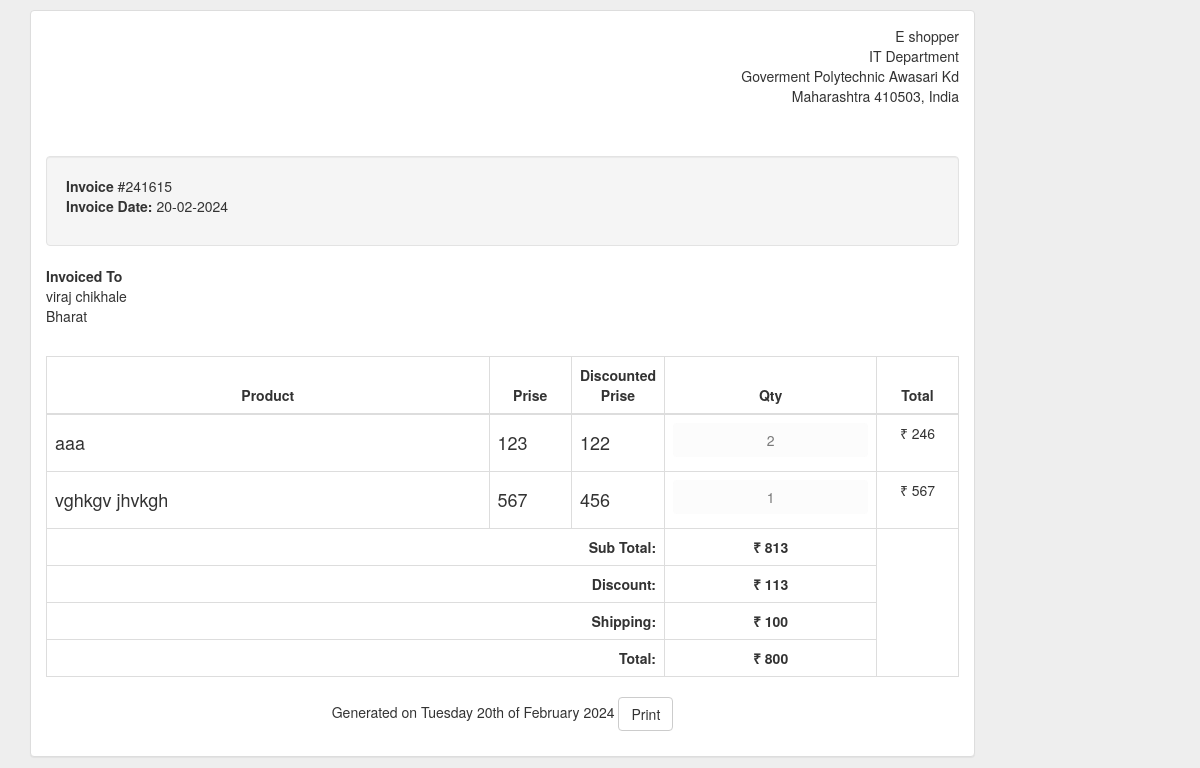
/ui/invoice.php (signed in), run on the app's committed database.
### tables this page shows
CREATE TABLE IF NOT EXISTS `customer_reg` (
  `id` int(11) NOT NULL AUTO_INCREMENT,
  `fname` varchar(20) NOT NULL,
  `lname` varchar(20) NOT NULL,
  `email` varchar(30) NOT NULL,
  `phone` varchar(10) NOT NULL,
  `password` varchar(50) NOT NULL,
  `address` varchar(90) NOT NULL,
  PRIMARY KEY (`id`)
);

CREATE TABLE IF NOT EXISTS `address` (
  `id` int(11) NOT NULL AUTO_INCREMENT,
  `cid` int(11) NOT NULL,
  `ad1` varchar(50) NOT NULL,
  `ad2` varchar(50) NOT NULL,
  `county` varchar(30) NOT NULL,
  `state` varchar(20) NOT NULL,
  `city` varchar(20) NOT NULL,
  `code` varchar(10) NOT NULL,
  PRIMARY KEY (`id`)
);

CREATE TABLE IF NOT EXISTS `cart` (
  `id` int(11) NOT NULL AUTO_INCREMENT,
  `cid` varchar(10) NOT NULL,
  `quantity` varchar(10) NOT NULL,
  `pid` varchar(10) NOT NULL,
  PRIMARY KEY (`id`)
);

CREATE TABLE IF NOT EXISTS `products` (
  `id` int(11) NOT NULL AUTO_INCREMENT,
  `name` varchar(50) NOT NULL,
  `category` varchar(20) NOT NULL,
  `type` varchar(100) NOT NULL,
  `img` varchar(50) NOT NULL,
  `oprise` int(50) NOT NULL,
  `dprise` int(50) NOT NULL,
  `description` varchar(50) NOT NULL,
  `aid` varchar(50) NOT NULL,
  `quantity` varchar(50) NOT NULL,
  PRIMARY KEY (`id`)
);

### ui/invoice.php (the view, shortened to what this page needs)
<!DOCTYPE html>
<html lang="en">
<head>
    <link href="https://netdna.bootstrapcdn.com/bootstrap/3.3.6/css/bootstrap.min.css" rel="stylesheet">
</head>
<body>
<?php
    $sql = "select * from `customer_reg` where email='".$_SESSION["user"]."'";
    $ur = mysql_fetch_array(mysql_query($sql));
    $sql1 = "select * from `address` where cid='".$ur["id"]."'";
    $ad = mysql_fetch_array(mysql_query($sql1));
	?>
<div class="container bootdey">
<div class="row invoice row-printable">
    <div class="col-md-10">
        <div class="panel panel-default plain" id="dash_0">
            <div class="panel-body p30">
                <div class="row">
                    <div class="col-lg-6">
                    </div>
                    <div class="col-lg-6">
                        <div class="invoice-from">
                            <ul class="list-unstyled text-right">
                                <li>E shopper</li>
                                <li>IT Department</li>
                                <li>Goverment Polytechnic Awasari Kd</li>
                                <li>Maharashtra 410503, India</li>
                                <br>
                                <br>
                            </ul>
                        </div>
                    </div>
                    <div class="col-lg-12">
                        <div class="invoice-details mt25">
                            <div class="well">
                                <ul class="list-unstyled mb0">
                                    <li><strong>Invoice</strong> #<?php echo(rand(100000,999999));?></li>
                                    <li><strong>Invoice Date:</strong><?php echo date(" d-m-Y") ?></li>
                                </ul>
                            </div>
                        </div>
                        <div class="invoice-to mt25">
                            <ul class="list-unstyled">
                                <li><strong>Invoiced To</strong></li>
                                <li><?php echo  $ur['fname']."  ".$ur['lname'];?></li>
                                <li><?php echo  $ad['county'];?></li>
                            </ul>
                        </div>
                        <br>
                        <div class="invoice-items">
                            <div class="table-responsive" style="overflow: hidden; outline: none;" tabindex="0">
                                <table class="table table-bordered" style="width:100%">
                                    <thead>
                                        <tr>
                                            <th class="text-center" style="width:60%">Product</th>
                                            <th class="text-center" style="width:10%">Prise</th>
                                            <th class="text-center" style="width:10%">Discounted Prise</th>
                                            <th class="text-center" style="width:10%">Qty</th>
                                            <th class="text-center" style="width:10%">Total</th>
                                        </tr>
                                    </thead>
                                    <tbody>
                                    <?php
                $res = mysql_query("select * from `cart` where cid='".$ur['id']."'");
                $total = 0;
                $subtotal_total = 0;
                $sudiscount = 0;
                while($row = mysql_fetch_array($res))
				    {
                        $prod = mysql_query("select * from `products` where id='".$row['pid']."'");
                        $pro = mysql_fetch_array($prod)
					?>
                <tr>
                    <td>
                        <div class="product-item">
                            <div class="product-info">
                                <h4 class="product-title"><?php echo $pro['name'];?></h4>
                            </div>
                        </div>
                    </td>
                    <td>
                        <div class="product-item">
                            <div class="product-info">
                                <h4 class="product-title">  <?php echo $pro['oprise'];?></h4>
                            </div>
                        </div>
                    </td>
                    <td>
                        <div class="product-item">
                            <div class="product-info">
                                <h4 class="product-title">  <?php echo $pro['dprise'];?></h4>
                            </div>
                        </div>
                    </td>
                    <td class="text-center">
                        <div class="col col-qty ">
                            <input class=" add-cart btn btn-outline-dark mt-auto" type="text" id="data" name="data" disabled class="form-control" value="<?php echo $row['quantity'];?>"/>
                        </div>
                    </td>
                    <?php $subtotal = $pro['oprise'] * $row['quantity'];?>
                    <?php $discount = $pro['oprise'] * $row['quantity'] - $pro['dprise'] * $row['quantity'];?>
                    <?php $final =  $pro['dprise'] * $row['quantity'];?>
                    <td class="text-center text-lg text-medium">₹ <?php echo $subtotal;?></td>
                </tr>
            <?php $sr++;
                $total = $total + $final;
                $subtotal_total = $subtotal_total + $subtotal;
                $sudiscount = $sudiscount + $discount;
            }
            ?>
                                    </tbody>
                                    <tfoot>
                                        <tr>
                                            <th colspan="3" class="text-right">Sub Total:</th>
                                            <th class="text-center">₹ <?php echo $subtotal_total;?></th>
                                        </tr>
                                        <tr>
                                            <th colspan="3" class="text-right">Discount:</th>
                                            <th class="text-center">₹ <?php echo $sudiscount;?></th>
                                        </tr>
                                        <tr>
                                            <th colspan="3" class="text-right">Shipping:</th>
                                            <th class="text-center">₹ 100</th>
                                        </tr>
                                        <tr>
                                            <th colspan="3" class="text-right">Total:</th>
                                            <th class="text-center">₹ <?php echo $total+100;?></th>
                                        </tr>
                                    </tfoot>
                                </table>
                            </div>
                        </div>
                        <div class="invoice-footer mt25">
                            <p class="text-center">Generated on <?php echo date(" l jS \of F Y") ?> <a onclick="hide()" class="btn btn-default ml15" id="print"><i class="fa fa-print mr5" ></i> Print</a></p>
                        </div>
                    </div>
                </div>
            </div>
        </div>
    </div>
</div>
</div>
</body>
</html>

### ui/invoice.php (style rules this page uses)
body { margin-top:10px; background:#eee; }

### data on the page
customer_reg: fname "viraj", lname "chikhale"
address: county "Bharat"
cart: products.name "aaa", products.oprise "123", products.dprise "122", data "2", quantity.oprise "246"
cart: products.name "vghkgv jhvkgh", products.oprise "567", products.dprise "456", data "1"

### other printed values
$subtotal_total "813"
$sudiscount "113"
$total+100 "800"
